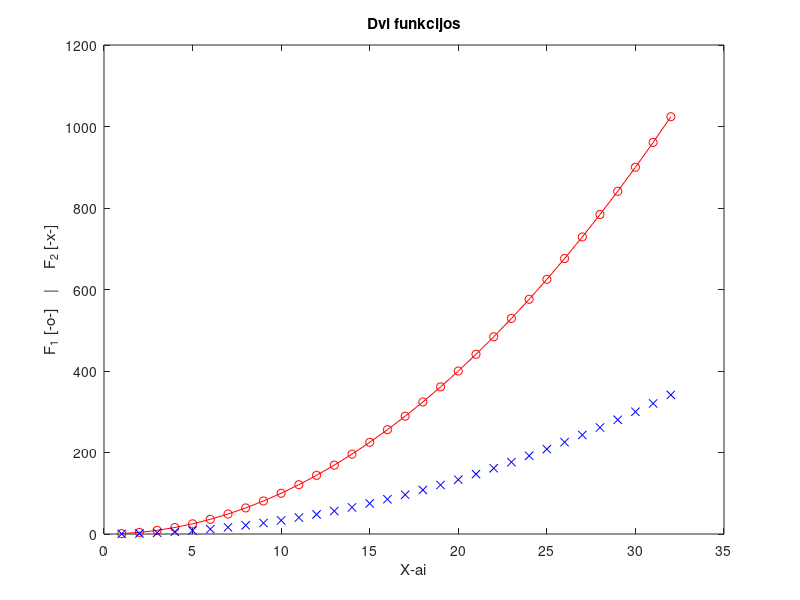

This chart was generated by the following MATLAB code: (Note: this script raises an error after producing the figure.)
% Anastasija Michailova, Ef-25/2, 2026-09-11
clc
clearvars
close all

x = 1:32;
y = x.^2;
plot(x, y, 'o-r', x, y/3, 'xb')
title('Dvi funkcijos')
xlabel('X-ai')
ylabel('F_1 [-o-]    |     F_2 [-x-]')

help sin;
doc plot;
docsearch title;
% help langas (F1)


% 9.

% help linspace
% help size
% help max

% linspace (Tiesiškai išdėstytų taškų vektoriaus generavimas):
% - Sintaksė: y = linspace(x1, x2) (100 taškų) arba y = linspace(x1, x2, n) (n taškų).
% - Argumentai: 2-3 įvesties (intervalas, taškų skaičius); 1 išvesties (vektorius).
% - Susijusios funkcijos: logspace, colon.
%
% size (Masyvo dimensijų dydžių nustatymas):
% - Sintaksė: sz = size(A) (visų dimensijų ilgiai) arba szdim = size(A, dim) 
%   (konkrečios dimensijos ilgis). Išvestis: [sz1, ..., szN] = size(...).
% - Argumentai: 1-N įvesties; 1-N išvesties argumentų.
% - Susijusios funkcijos: length, strlength, ndims, numel, height, width.
%
% max (Maksimalių masyvo elementų radimas):
% - Sintaksė: M = max(A) (didžiausia reikšmė), M = max(A, [], dim) (paieška 
%   dimensijoje), [M, I] = max(...) (grąžina ir indeksą), C = max(A, B).
% - Argumentai: 1-N įvesties (masyvai, nustatymai); 1-2 išvesties (reikšmė ir indeksas).
% - Susijusios funkcijos: maxk, bounds, min, mean, median, sort, islocalmax, clip.

N = 6;
V = (N+1):0.5:(N+4);
A = [N N+1 N+2;
     N+3 N+4 N+5;
     N+6 N+7 N+8];

dalis_a = A(3, 2);
dalis_b = A(2:3, 1:2);
dalis_c = A([1, 3], [1, 3]);

A_1 = [A; V(1:3)];
